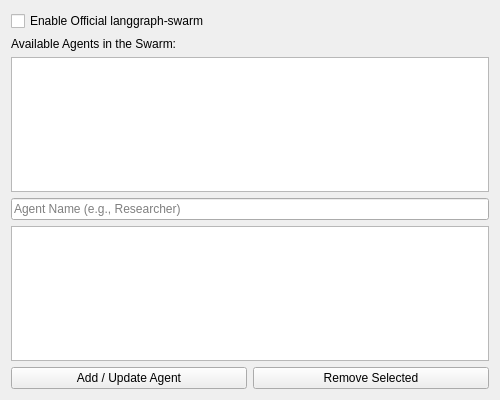
<?xml version="1.0" encoding="UTF-8"?>
<ui version="4.0">
 <class>LGSwarmWidget</class>
 <widget class="QWidget" name="LGSwarmWidget">
  <property name="geometry">
   <rect>
    <x>0</x>
    <y>0</y>
    <width>500</width>
    <height>400</height>
   </rect>
  </property>
  <property name="windowTitle">
   <string>Form</string>
  </property>
  <layout class="QVBoxLayout" name="mainLayout">
   <item>
    <widget class="QCheckBox" name="enable_checkbox">
     <property name="text">
      <string>Enable Official langgraph-swarm</string>
     </property>
    </widget>
   </item>
   <item>
    <widget class="QLabel" name="label_agents">
     <property name="text">
      <string>Available Agents in the Swarm:</string>
     </property>
    </widget>
   </item>
   <item>
    <widget class="QListWidget" name="agent_list">

    </widget>
   </item>
   <item>
    <widget class="QLineEdit" name="name_input">
     <property name="placeholderText">
      <string>Agent Name (e.g., Researcher)</string>
     </property>
    </widget>
   </item>
   <item>
    <widget class="QListWidget" name="prompt_list">

    </widget>
   </item>
   <item>
    <layout class="QHBoxLayout" name="btn_layout">
   <item>
    <widget class="QPushButton" name="add_btn">
     <property name="text">
      <string>Add / Update Agent</string>
     </property>
    </widget>
   </item>
   <item>
    <widget class="QPushButton" name="remove_btn">
     <property name="text">
      <string>Remove Selected</string>
     </property>
    </widget>
   </item>
    </layout>
   </item>
  </layout>
 </widget>
 <resources/>
 <connections/>
</ui>
